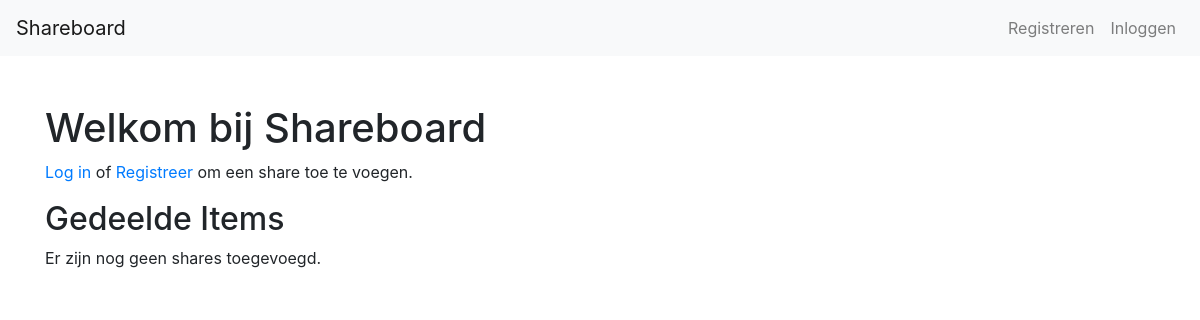
/, run on an earlier commit of the app's database.
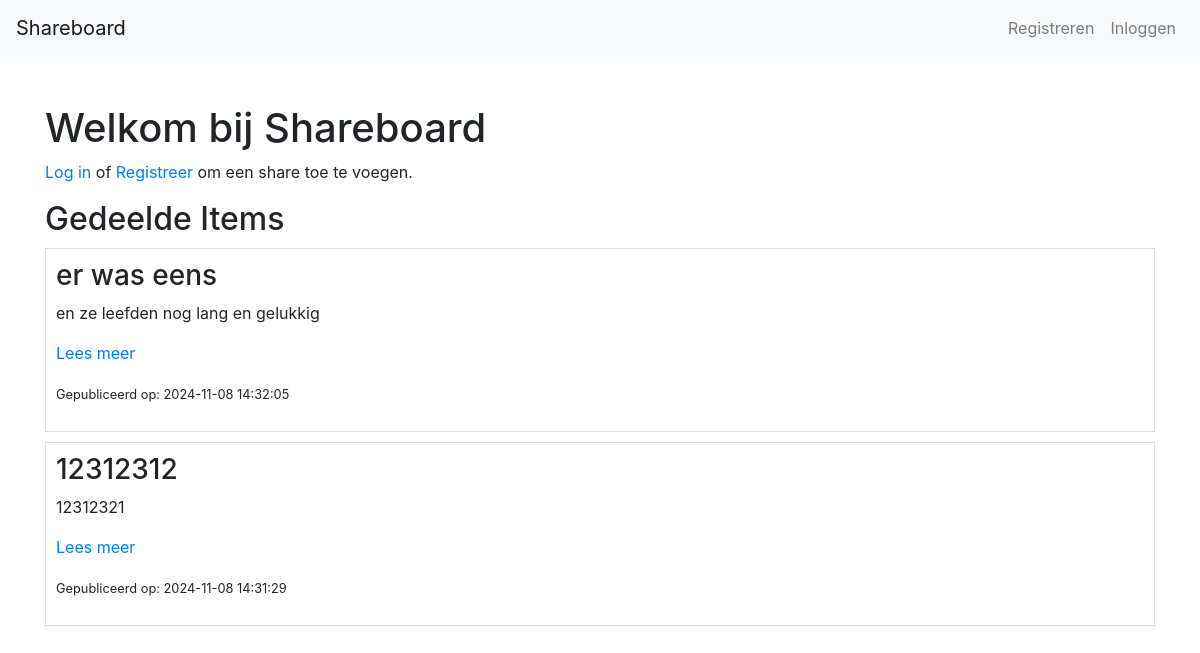
And on a later commit of the database.
### tables this page shows
CREATE TABLE shares (
                                      id INTEGER PRIMARY KEY AUTOINCREMENT,
                                      title TEXT NOT NULL,
                                      body TEXT NOT NULL,
                                      link TEXT,
                                      created_at TIMESTAMP DEFAULT CURRENT_TIMESTAMP,
                                      user_id INTEGER,
                                      FOREIGN KEY (user_id) REFERENCES users(id)
);

### includes/helpers.php (called while the page is built)
<?php
function isLoggedIn() {
    return isset($_SESSION['user_id']);
}

### includes/class-autoload.inc.php (called while the page is built, shortened)
<?php
spl_autoload_register(function ($className) {
    $paths = [__DIR__ . '/../classes/', __DIR__ . '/../controllers/', __DIR__ . '/../models/'];
    $extension = '.class.php';
    foreach ($paths as $path) {
        $fullPath = $path . $className . $extension;
        if (file_exists($fullPath)) {
            return;
        }
    }
});

### classes/Dbh.class.php (called while the page is built)
<?php
class Dbh {
    private $dbPath;
    public function __construct() {
        $this->dbPath = __DIR__ . '/../db/database.db';
    }
    protected function connect() {
        try {
            $dsn = 'sqlite:' . $this->dbPath;
            $pdo = new PDO($dsn);
            $pdo->setAttribute(PDO::ATTR_ERRMODE, PDO::ERRMODE_EXCEPTION);
            $pdo->setAttribute(PDO::ATTR_DEFAULT_FETCH_MODE, PDO::FETCH_ASSOC);
            return $pdo;
        } catch (PDOException $e) {
            error_log("Database connection error: " . $e->getMessage());
            throw new Exception("Er is een fout opgetreden bij de verbinding met de database.");
        }
    }
}

### classes/ShareModel.class.php (called while the page is built, shortened)
<?php
class ShareModel extends Dbh
{
    public function getAllShares(): array
    {
        $sql = "SELECT * FROM shares ORDER BY created_at DESC";
        $stmt = $this->connect()->query($sql);
        return $stmt->fetchAll(PDO::FETCH_ASSOC);
    }
}

### views/home.php (the view, shortened to what this page needs)
<?php
$shareModel = new ShareModel();
$shares = $shareModel->getAllShares();
?>
<!DOCTYPE html>
<html lang="nl">
<head>
</head>
<body>
<h1>Welkom bij Shareboard</h1>
<?php if (isLoggedIn()): ?>
    <p><a href="index.php?page=addShare">Voeg een nieuwe share toe</a></p>
<?php else: ?>
    <p><a href="index.php?page=login">Log in</a> of <a href="index.php?page=register">Registreer</a> om een share toe te voegen.</p>
<?php endif; ?>
<h2>Gedeelde Items</h2>
<?php if (empty($shares)): ?>
    <p>Er zijn nog geen shares toegevoegd.</p>
<?php else: ?>
    <?php foreach ($shares as $share): ?>
        <div style="border: 1px solid #ddd; padding: 10px; margin: 10px 0;">
            <h3><?php echo htmlspecialchars($share['title']); ?></h3>
            <p><?php echo nl2br(htmlspecialchars($share['body'])); ?></p>
            <?php if (!empty($share['link'])): ?>
                <p><a href="<?php echo htmlspecialchars($share['link']); ?>" target="_blank">Lees meer</a></p>
            <?php endif; ?>
            <p><small>Gepubliceerd op: <?php echo htmlspecialchars($share['created_at']); ?></small></p>
        </div>
    <?php endforeach; ?>
<?php endif; ?>
</body>
</html>

What changed in the data, as far as the page shows it:
added shares: title "er was eens", body "en ze leefden nog lang en gelukkig", created_at "2024-11-08 14:32:05"
added shares: title "12312312", body "12312321", created_at "2024-11-08 14:31:29"
Also different on the page:
text no longer shown: "Er zijn nog geen shares toegevoegd."
